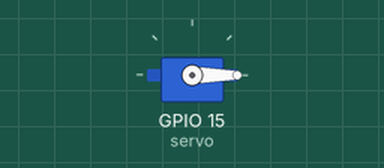
A sketch run on a simulated ESP32. Shown: servo.

Above: at 0.05 s.
At 4.05 s:
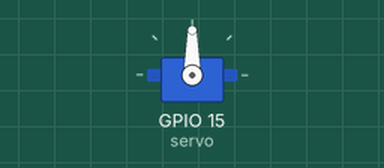
At 7.95 s:
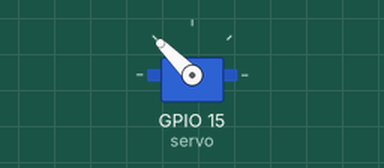
At 15.95 s:
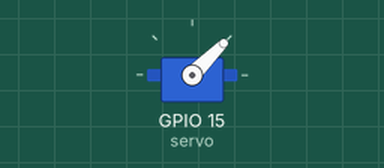
Timing chart, 0 to 20.8 s (numbered marks = the images above):
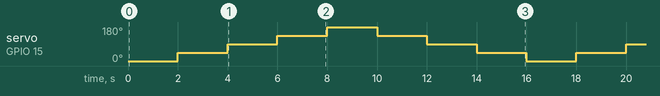

The sketch:

Servo.ino
```cpp
#include <Servo.h>

Servo servo; //Servoオブジェクトを作成

void setup() {
  servo.attach(15); //PWMの制御線をD15以外に接続している場合はここの数字を変更する

}

void loop() {
  servo.write(0);
  delay(2000);
  servo.write(45);
  delay(2000);
  servo.write(90);
  delay(2000);
  servo.write(135);
  delay(2000);
  servo.write(180);
  delay(2000);
  servo.write(135);
  delay(2000);
  servo.write(90);
  delay(2000);
  servo.write(45);
  delay(2000);
}
```

Measured:
- by itself, servo on GPIO 15 (servo): repeats every 16.0 s: 90° 2.0 s, 135° 2.0 s, 180° 2.0 s, 135° 2.0 s, 90° 2.0 s, 45° 2.0 s, 0° 2.0 s, 45° 2.0 s
